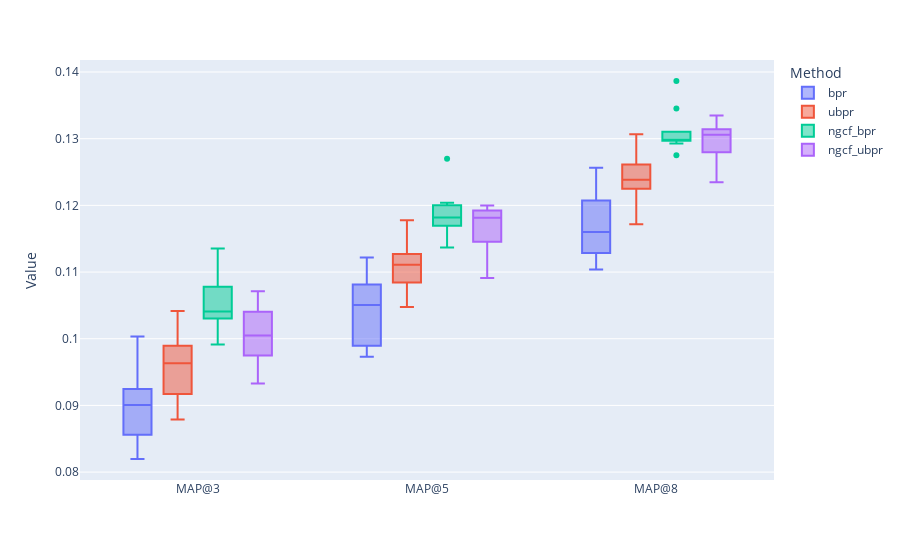

Write notebook code for a chart like this one.
### Markdown cell above
### MAP@K

### Code cell
plot_metric(coat_df, 'coat', 'MAP', methods=methods, propensities=_propensities)

### Figure 1 — Plotly figure (JSON) as saved in the notebook; plotly's stock layout.template omitted (floating-point values rounded to 4 significant figures)
{"data": [{"alignmentgroup": "True", "hovertemplate": "Method=bpr<br>Metric@K=%{x}<br>Value=%{y}<extra></extra>", "legendgroup": "bpr", "marker": {"color": "#636efa"}, "name": "bpr", "notched": false, "offsetgroup": "bpr", "orientation": "v", "quartilemethod": "exclusive", "showlegend": true, "type": "box", "x": ["MAP@3", "MAP@3", "MAP@3", "MAP@3", "MAP@3", "MAP@3", "MAP@3", "MAP@3", "MAP@3", "MAP@3", "MAP@5", "MAP@5", "MAP@5", "MAP@5", "MAP@5", "MAP@5", "MAP@5", "MAP@5", "MAP@5", "MAP@5", "MAP@8", "MAP@8", "MAP@8", "MAP@8", "MAP@8", "MAP@8", "MAP@8", "MAP@8", "MAP@8", "MAP@8"], "x0": " ", "xaxis": "x", "y": [0.09188, 0.1003, 0.0833, 0.09246, 0.09568, 0.0856, 0.08587, 0.09208, 0.08821, 0.08196, 0.1072, 0.1122, 0.09785, 0.1064, 0.1101, 0.09896, 0.09729, 0.1082, 0.0993, 0.1037, 0.1166, 0.1257, 0.1124, 0.1207, 0.1245, 0.1154, 0.1104, 0.1187, 0.1128, 0.1143], "y0": " ", "yaxis": "y"}, {"alignmentgroup": "True", "hovertemplate": "Method=ubpr<br>Metric@K=%{x}<br>Value=%{y}<extra></extra>", "legendgroup": "ubpr", "marker": {"color": "#EF553B"}, "name": "ubpr", "notched": false, "offsetgroup": "ubpr", "orientation": "v", "quartilemethod": "exclusive", "showlegend": true, "type": "box", "x": ["MAP@3", "MAP@3", "MAP@3", "MAP@3", "MAP@3", "MAP@3", "MAP@3", "MAP@3", "MAP@3", "MAP@3", "MAP@5", "MAP@5", "MAP@5", "MAP@5", "MAP@5", "MAP@5", "MAP@5", "MAP@5", "MAP@5", "MAP@5", "MAP@8", "MAP@8", "MAP@8", "MAP@8", "MAP@8", "MAP@8", "MAP@8", "MAP@8", "MAP@8", "MAP@8"], "x0": " ", "xaxis": "x", "y": [0.09484, 0.0917, 0.1042, 0.09134, 0.0992, 0.09896, 0.08789, 0.09557, 0.0988, 0.09708, 0.111, 0.1127, 0.1178, 0.1079, 0.1102, 0.113, 0.1048, 0.1115, 0.1112, 0.1084, 0.1238, 0.1225, 0.1307, 0.1246, 0.1272, 0.1239, 0.1172, 0.1261, 0.123, 0.1186], "y0": " ", "yaxis": "y"}, {"alignmentgroup": "True", "hovertemplate": "Method=ngcf_bpr<br>Metric@K=%{x}<br>Value=%{y}<extra></extra>", "legendgroup": "ngcf_bpr", "marker": {"color": "#00cc96"}, "name": "ngcf_bpr", "notched": false, "offsetgroup": "ngcf_bpr", "orientation": "v", "quartilemethod": "exclusive", "showlegend": true, "type": "box", "x": ["MAP@3", "MAP@3", "MAP@3", "MAP@3", "MAP@3", "MAP@3", "MAP@3", "MAP@3", "MAP@3", "MAP@3", "MAP@5", "MAP@5", "MAP@5", "MAP@5", "MAP@5", "MAP@5", "MAP@5", "MAP@5", "MAP@5", "MAP@5", "MAP@8", "MAP@8", "MAP@8", "MAP@8", "MAP@8", "MAP@8", "MAP@8", "MAP@8", "MAP@8", "MAP@8"], "x0": " ", "xaxis": "x", "y": [0.103, 0.1033, 0.1079, 0.1051, 0.09914, 0.1078, 0.1027, 0.1135, 0.1035, 0.1047, 0.12, 0.12, 0.1204, 0.1157, 0.1173, 0.1169, 0.1188, 0.127, 0.1137, 0.1175, 0.1297, 0.1298, 0.1345, 0.1297, 0.131, 0.1293, 0.1303, 0.1387, 0.1298, 0.1275], "y0": " ", "yaxis": "y"}, {"alignmentgroup": "True", "hovertemplate": "Method=ngcf_ubpr<br>Metric@K=%{x}<br>Value=%{y}<extra></extra>", "legendgroup": "ngcf_ubpr", "marker": {"color": "#ab63fa"}, "name": "ngcf_ubpr", "notched": false, "offsetgroup": "ngcf_ubpr", "orientation": "v", "quartilemethod": "exclusive", "showlegend": true, "type": "box", "x": ["MAP@3", "MAP@3", "MAP@3", "MAP@3", "MAP@3", "MAP@3", "MAP@3", "MAP@3", "MAP@3", "MAP@3", "MAP@5", "MAP@5", "MAP@5", "MAP@5", "MAP@5", "MAP@5", "MAP@5", "MAP@5", "MAP@5", "MAP@5", "MAP@8", "MAP@8", "MAP@8", "MAP@8", "MAP@8", "MAP@8", "MAP@8", "MAP@8", "MAP@8", "MAP@8"], "x0": " ", "xaxis": "x", "y": [0.09749, 0.1071, 0.09722, 0.104, 0.1012, 0.1036, 0.1069, 0.09919, 0.09973, 0.0933, 0.1179, 0.1174, 0.1145, 0.1194, 0.12, 0.1184, 0.1192, 0.1142, 0.1185, 0.1091, 0.1265, 0.1335, 0.128, 0.1314, 0.1306, 0.1329, 0.1311, 0.1283, 0.1306, 0.1235], "y0": " ", "yaxis": "y"}], "layout": {"boxmode": "group", "legend": {"title": {"text": "Method"}, "tracegroupgap": 0}, "margin": {"t": 60}, "xaxis": {"anchor": "y", "domain": [0, 1], "title": {"text": ""}}, "yaxis": {"anchor": "x", "domain": [0, 1], "title": {"text": "Value"}}}}
